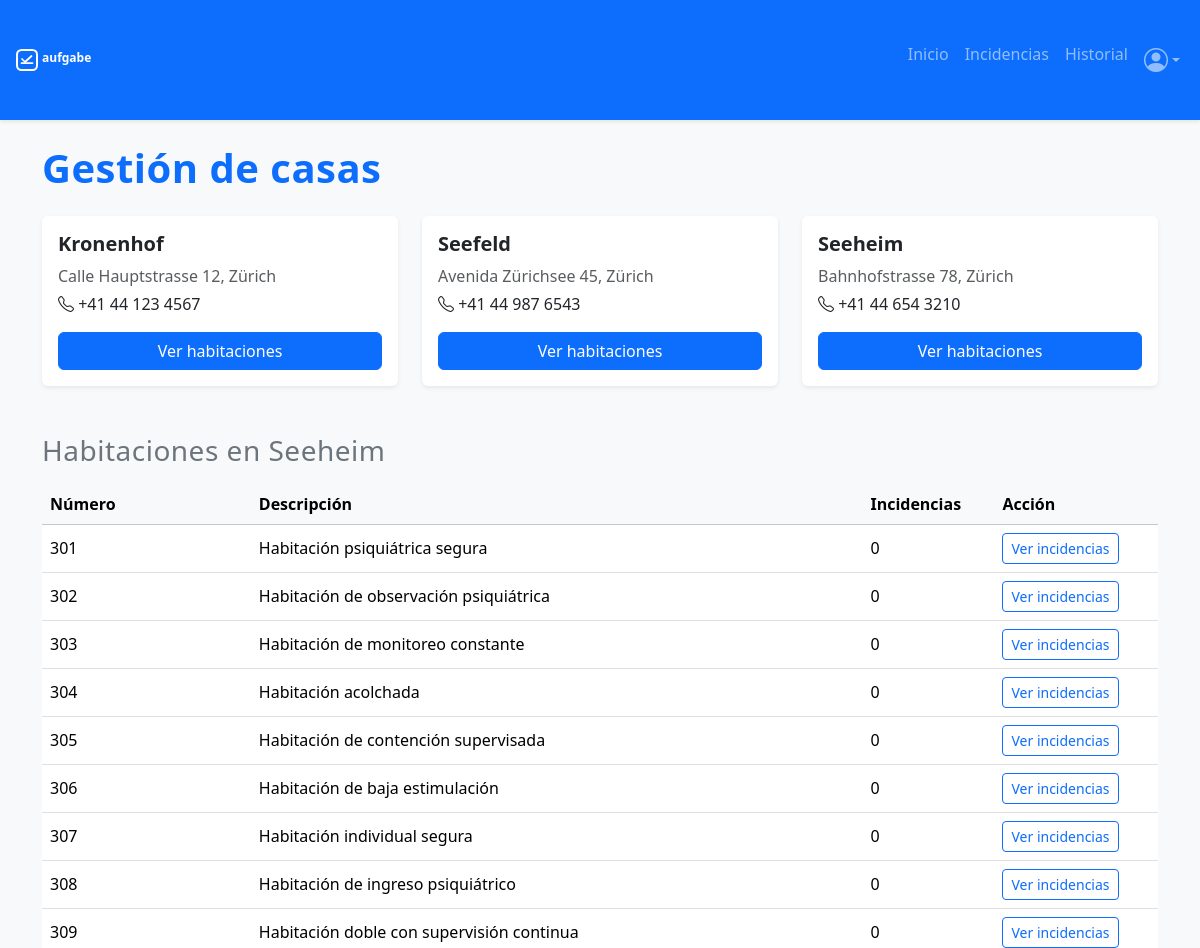
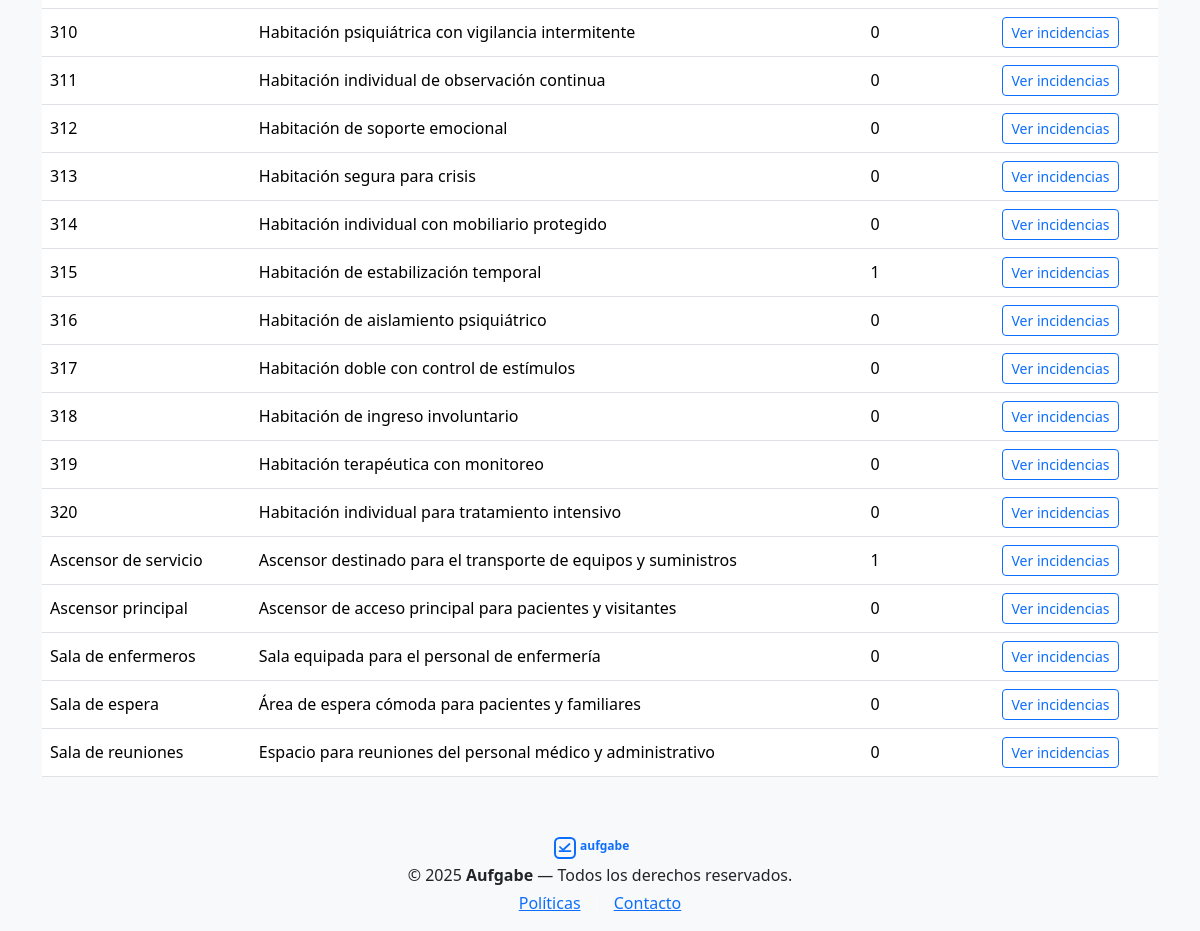
The app's page /views/casas.php?id_casa=3 (signed in) with its own data (2 pictures, top to bottom).
### tables this page shows
CREATE TABLE casas (
    id_casa INT AUTO_INCREMENT PRIMARY KEY,
    nombre VARCHAR(100) NOT NULL,
    direccion VARCHAR(255),
    telefono VARCHAR(20)
);

CREATE TABLE habitaciones (
    id_habitacion INT AUTO_INCREMENT PRIMARY KEY,
    numero VARCHAR(100) NOT NULL,
    id_casa INT NOT NULL,
    descripcion VARCHAR(255),
    FOREIGN KEY (id_casa) REFERENCES casas(id_casa)
        ON DELETE CASCADE ON UPDATE CASCADE
);

### views/casas.php (the view, shortened to what this page needs)
<?php
include_once '../includes/header.php';
$database = new Database();
$db = $database->conectar();
$queryCasas = $db->query("SELECT * FROM casas");
$casas = $queryCasas->fetchAll(PDO::FETCH_ASSOC);
$idCasaSeleccionada = $_GET['id_casa'] ?? null;
$habitaciones = [];
if ($idCasaSeleccionada) {
    $stmt = $db->prepare("
    SELECT h.id_habitacion, h.numero, h.descripcion,
           IFNULL(COUNT(i.id_incidencia), 0) AS total_incidencias
    FROM habitaciones h
    LEFT JOIN incidencias i
        ON h.id_habitacion = i.id_habitacion
    WHERE h.id_casa = :id_casa
    GROUP BY h.id_habitacion
    ORDER BY h.numero ASC");
    $stmt->bindParam(':id_casa', $idCasaSeleccionada, PDO::PARAM_INT);
    $stmt->execute();
    $habitaciones = $stmt->fetchAll(PDO::FETCH_ASSOC);
    $nombreCasa = $db->query("SELECT nombre FROM casas WHERE id_casa = $idCasaSeleccionada")->fetchColumn();
}
?>
<link rel="stylesheet" href="../assets/css/casas.css">
<div class="container py-4">
    <h1 class="fw-bold text-primary mb-4">Gestión de casas</h1>
    <div class="row g-4 mb-5">
        <?php foreach ($casas as $casa): ?>
            <div class="col-md-4">
                <div class="card shadow-sm border-0 h-100">
                    <div class="card-body">
                        <h5 class="fw-bold"><?= htmlspecialchars($casa['nombre']) ?></h5>
                        <p class="text-muted mb-1"><?= htmlspecialchars($casa['direccion']) ?></p>
                        <p class="mb-3"><i class="bi bi-telephone"></i> <?= htmlspecialchars($casa['telefono']) ?></p>
                        <a href="casas.php?id_casa=<?= $casa['id_casa'] ?>" class="btn btn-primary w-100">
                            Ver habitaciones
                        </a>
                    </div>
                </div>
            </div>
        <?php endforeach; ?>
    </div>
    <?php if ($idCasaSeleccionada): ?>
        <h3 class="mb-3 text-secondary">Habitaciones en <?= htmlspecialchars($nombreCasa) ?></h3>
        <?php if (!empty($habitaciones)): ?>
            <div class="table-responsive">
                <table class="table table-hover align-middle">
                    <thead class="table-light">
                        <tr>
                            <th>Número</th>
                            <th>Descripción</th>
                            <th>Incidencias</th>
                            <th>Acción</th>
                        </tr>
                    </thead>
                    <tbody>
                        <?php foreach ($habitaciones as $h): ?>
                            <tr>
                                <td><?= htmlspecialchars($h['numero']) ?></td>
                                <td><?= htmlspecialchars($h['descripcion']) ?></td>
                                <td><?= $h['total_incidencias'] ?></td>
                                <td>
                                    <a href="historial/historial.php?id_habitacion=<?= $h['id_habitacion'] ?>"
                                        class="btn btn-sm btn-outline-primary">
                                        Ver incidencias
                                    </a>
                                </td>
                            </tr>
                        <?php endforeach; ?>
                    </tbody>
                </table>
            </div>
        <?php else: ?>
            <p class="text-muted">Esta casa no tiene habitaciones registradas.</p>
        <?php endif; ?>
    <?php endif; ?>
</div>
<?php include_once '../includes/footer.php'; ?>

### assets/css/casas.css (style rules this page uses)
h1, h3 { letter-spacing: 0.5px; }

### records on screen
casas: nombre "Kronenhof", direccion "Calle Hauptstrasse 12, Zürich", telefono "+41 44 123 4567"
casas: nombre "Seefeld", direccion "Avenida Zürichsee 45, Zürich", telefono "+41 44 987 6543"
casas: nombre "Seeheim", direccion "Bahnhofstrasse 78, Zürich", telefono "+41 44 654 3210"
habitaciones: numero "301", descripcion "Habitación psiquiátrica segura", total_incidencias "0"
habitaciones: numero "302", descripcion "Habitación de observación psiquiátrica", total_incidencias "0"
habitaciones: numero "303", descripcion "Habitación de monitoreo constante", total_incidencias "0"
habitaciones: numero "304", descripcion "Habitación acolchada", total_incidencias "0"
habitaciones: numero "305", descripcion "Habitación de contención supervisada", total_incidencias "0"
habitaciones: numero "306", descripcion "Habitación de baja estimulación", total_incidencias "0"
habitaciones: numero "307", descripcion "Habitación individual segura", total_incidencias "0"
habitaciones: numero "308", descripcion "Habitación de ingreso psiquiátrico", total_incidencias "0"
habitaciones: numero "309", descripcion "Habitación doble con supervisión continua", total_incidencias "0"
habitaciones: numero "310", descripcion "Habitación psiquiátrica con vigilancia intermitente", total_incidencias "0"
habitaciones: numero "311", descripcion "Habitación individual de observación continua", total_incidencias "0"
habitaciones: numero "312", descripcion "Habitación de soporte emocional", total_incidencias "0"
habitaciones: numero "313", descripcion "Habitación segura para crisis", total_incidencias "0"
habitaciones: numero "314", descripcion "Habitación individual con mobiliario protegido", total_incidencias "0"
habitaciones: numero "315", descripcion "Habitación de estabilización temporal", total_incidencias "1"
habitaciones: numero "316", descripcion "Habitación de aislamiento psiquiátrico", total_incidencias "0"
habitaciones: numero "317", descripcion "Habitación doble con control de estímulos", total_incidencias "0"
habitaciones: numero "318", descripcion "Habitación de ingreso involuntario", total_incidencias "0"
habitaciones: numero "319", descripcion "Habitación terapéutica con monitoreo", total_incidencias "0"
habitaciones: numero "320", descripcion "Habitación individual para tratamiento intensivo", total_incidencias "0"
habitaciones: numero "Ascensor de servicio", descripcion "Ascensor destinado para el transporte de equipos y suministros", total_incidencias "1"
habitaciones: numero "Ascensor principal", descripcion "Ascensor de acceso principal para pacientes y visitantes", total_incidencias "0"
habitaciones: numero "Sala de enfermeros", descripcion "Sala equipada para el personal de enfermería", total_incidencias "0"
habitaciones: numero "Sala de espera", descripcion "Área de espera cómoda para pacientes y familiares", total_incidencias "0"
habitaciones: numero "Sala de reuniones", descripcion "Espacio para reuniones del personal médico y administrativo", total_incidencias "0"
